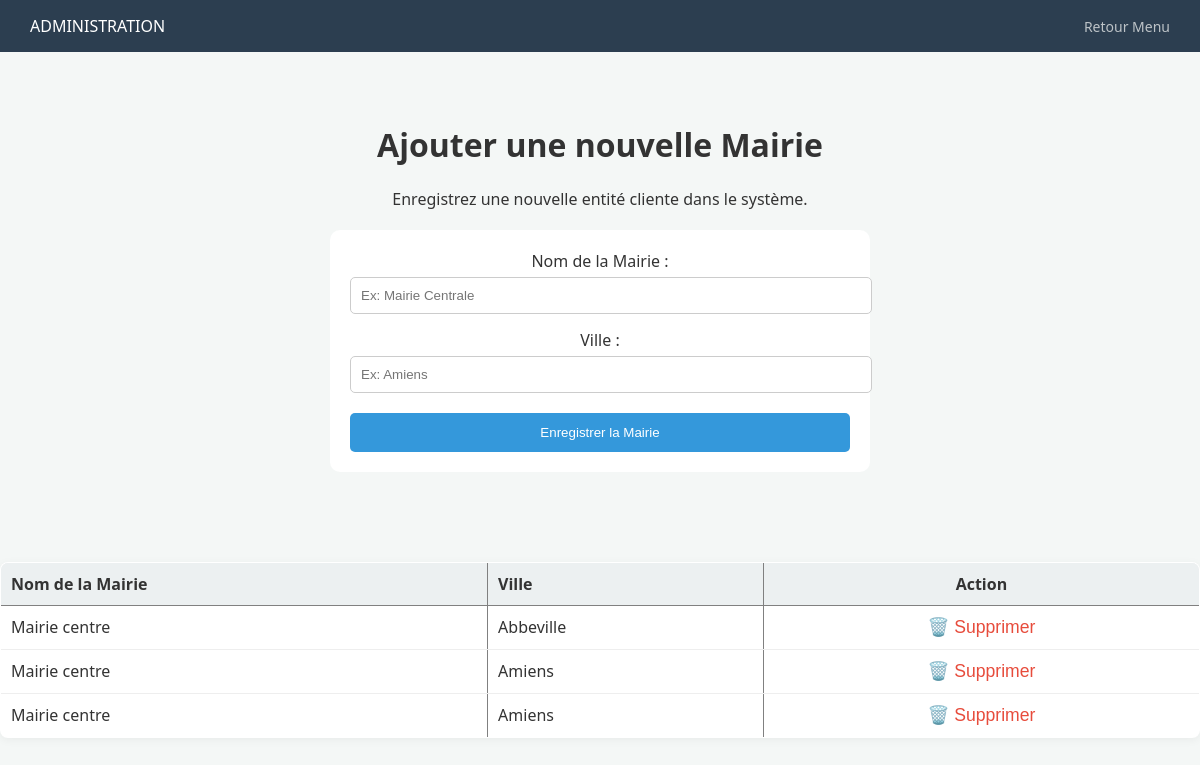
The app's page /admin/nouvelle-mairie (signed in) with its own data.
### tables this page shows
CREATE TABLE mairie (
    id INTEGER PRIMARY KEY AUTOINCREMENT,
    nom TEXT NOT NULL,
    ville TEXT NOT NULL
);

### app.py (the view, shortened to what this page needs)
@app.route('/admin/nouvelle-mairie', methods=['GET', 'POST'])
@login_required
def ajouter_mairie():
    conn = get_db_connection()
    mairies = conn.execute('SELECT * FROM mairie ORDER BY ville ASC').fetchall()
    conn.close()
    return render_template('ajouter_mairie.html', mairies=mairies)

### app.py (called while the page is built)
def get_db_connection():
    conn = sqlite3.connect('mairie.db')
    conn.row_factory = sqlite3.Row
    return conn

@login_manager.user_loader
def load_user(user_id):
    conn = get_db_connection()
    u = conn.execute('SELECT * FROM usager WHERE id = ?', (user_id,)).fetchone()
    conn.close()
    if u:
        return Usager(u['id'], u['nom'], u['prenom'], u['role'], u['mairie_id'],u['premier_login'])
    return None

### templates/ajouter_mairie.html (shortened to what this page needs)
<!DOCTYPE html>
<html lang="fr">
<head>
    <link rel="stylesheet" href="{{ url_for('static', filename='css/style.css') }}">
</head>
<body class="menu-body">
    <header class="admin-header">
        <div class="logo">ADMINISTRATION</div>
        <a href="{{ url_for('menu_admin') }}" class="btn-logout">Retour Menu</a>
    </header>
    <div class="menu-container">
        <h1>Ajouter une nouvelle Mairie</h1>
        <p>Enregistrez une nouvelle entité cliente dans le système.</p>
        <form method="POST" class="form-container" style="max-width: 500px; margin: 20px auto; background: white; padding: 20px; border-radius: 10px;">
            <div style="margin-bottom: 15px;">
                <label for="nom" style="display: block; margin-bottom: 5px;">Nom de la Mairie :</label>
                <input type="text" id="nom" name="nom" placeholder="Ex: Mairie Centrale" required style="width: 100%; padding: 10px; border: 1px solid #ccc; border-radius: 5px;">
            </div>
            <div style="margin-bottom: 20px;">
                <label for="ville" style="display: block; margin-bottom: 5px;">Ville :</label>
                <input type="text" id="ville" name="ville" placeholder="Ex: Amiens" required style="width: 100%; padding: 10px; border: 1px solid #ccc; border-radius: 5px;">
            </div>
            <button type="submit" class="btn-primary" style="width: 100%; padding: 12px; background-color: #3498db; color: white; border: none; border-radius: 5px; cursor: pointer;">
                Enregistrer la Mairie
            </button>
        </form>
    </div>
<table border="1" style="width:100%; border-collapse: collapse; margin-top: 20px;">
    <thead>
        <tr style="background-color: #f2f2f2; text-align: left;">
            <th style="padding: 10px;">Nom de la Mairie</th>
            <th style="padding: 10px;">Ville</th>
            <th style="padding: 10px; text-align: center;">Action</th>
        </tr>
    </thead>
    <tbody>
        {% for m in mairies %}
        <tr style="border-bottom: 1px solid #ddd;">
            <td style="padding: 10px;">{{ m.nom }}</td>
            <td style="padding: 10px;">{{ m.ville }}</td>
            <td style="padding: 10px; text-align: center;">
                <form action="{{ url_for('supprimer_mairie', mairie_id=m.id) }}"
                      method="POST"
                      onsubmit="return confirm('Voulez-vous vraiment supprimer la mairie de {{ m.ville }} ? Cela ne fonctionnera que si aucun utilisateur n\'y est lié.');">
                    <button type="submit" style="background: none; border: none; color: #e74c3c; cursor: pointer; font-size: 1.1em;">
                        🗑️ Supprimer
                    </button>
                </form>
            </td>
        </tr>
        {% else %}
        <tr>
            <td colspan="4" style="padding: 20px; text-align: center;">Aucune mairie enregistrée.</td>
        </tr>
        {% endfor %}
    </tbody>
</table>
</body>
</html>

### static/css/style.css (style rules this page uses)
:root { --admin-dark: #2c3e50; --admin-blue: #34495e; --mairie-blue: #3498db; --success: #27ae60; --danger: #e74c3c; --warning: #f39c12; --bg-light: #f4f7f6; --text-dark: #333; }
body { font-family: 'Segoe UI', Tahoma, Geneva, Verdana, sans-serif; background-color: var(--bg-light); color: var(--text-dark); margin: 0; }
.menu-container { text-align: center; padding: 50px 20px; }
.admin-header { background: var(--admin-dark); color: white; padding: 15px 30px; display: flex; justify-content: space-between; align-items: center; }
table { width: 100%; background: white; border-collapse: collapse; border-radius: 8px; overflow: hidden; box-shadow: 0 2px 10px rgba(0,0,0,0.05); }
th { background-color: #ecf0f1; padding: 15px; text-align: left; }
td { padding: 15px; border-bottom: 1px solid #eee; }
.btn-logout { color: #bdc3c7; text-decoration: none; font-size: 14px; }

### records on screen
mairie: nom "Mairie centre", ville "Abbeville"
mairie: nom "Mairie centre", ville "Amiens"
mairie: nom "Mairie centre", ville "Amiens"
